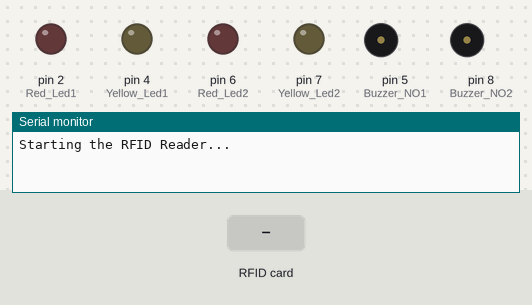
A sketch run on a simulated Arduino Uno, built with avr-gcc and run on an emulated ATmega328P. Parts: output pins drawn as LEDs (lit = HIGH), buzzer (waves = sounding, pin HIGH), the last lines printed to the serial monitor. The test bench sets the inputs (shaded band). Pins used as bus, display or sensor lines are not drawn.

Above: at 1.3 s.
1.4 s: RFID card 5E 7A 19 C4 held to the reader
At 1.55 s:
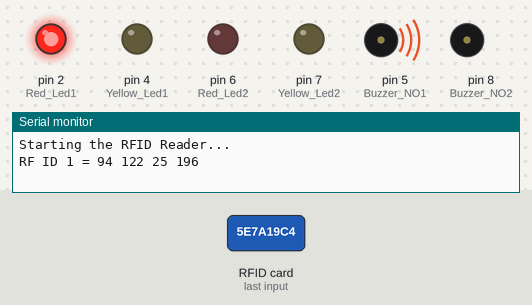
3.7 s: RFID card 5E 7A 19 C4 held to the reader
At 3.86 s:
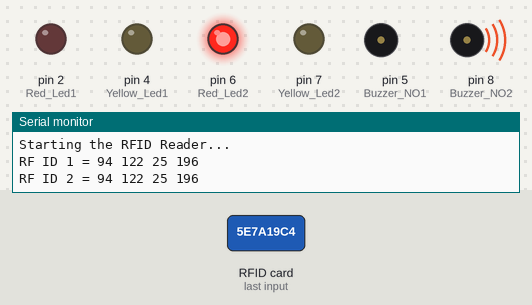
At 5.3 s:
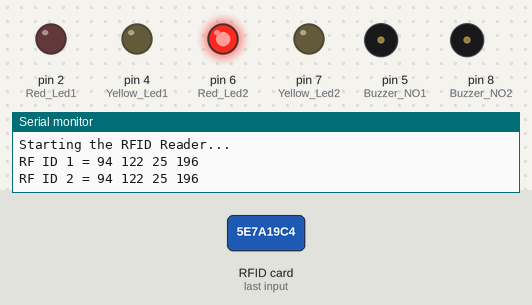
Timing chart, 0 to 7.0 s (numbered marks = the images above; inputs shaded):
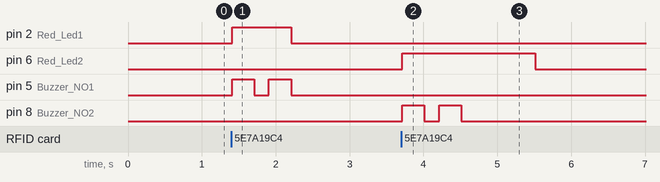

The sketch:

parking_system_code.ino
```cpp
#include <RFID.h>
#define SS1_PIN 10
#define SS2_PIN 3
#define RST_PIN 9
#define Red_Led1 2
#define Yellow_Led1 4
#define Buzzer_NO1 5
#define Red_Led2 6
#define Yellow_Led2 7
#define Buzzer_NO2 8

RFID rfid1(SS1_PIN, RST_PIN);
RFID rfid2(SS2_PIN, RST_PIN);
String rfidCard1 , rfidCard2;
void setup()
{
  Serial.begin(9600);
  Serial.println("Starting the RFID Reader...");
  SPI.begin();
  rfid1.init();
  rfid2.init();
  pinMode(Red_Led1, OUTPUT);
  pinMode(Yellow_Led1, OUTPUT);
  pinMode(Buzzer_NO1, OUTPUT);
  pinMode(Buzzer_NO2, OUTPUT);
  pinMode(Red_Led2, OUTPUT);
  pinMode(Yellow_Led2, OUTPUT);
}
void loop()
{
  if (rfid1.isCard())
  {
    if (rfid1.readCardSerial())
    {
      rfidCard1 = String(rfid1.serNum[0]) + " " + String(rfid1.serNum[1]) + " " + String(rfid1.serNum[2]) + " " + String(rfid1.serNum[3]);
      Serial.println("RF ID 1 = " + rfidCard1);
      if (rfidCard1 == "240 178 150 25")
      {

        digitalWrite(Red_Led1, LOW);
        digitalWrite(Yellow_Led1,HIGH);

        digitalWrite(Buzzer_NO1, HIGH);
        delay(500);
        digitalWrite(Buzzer_NO1, LOW);
        digitalWrite(Yellow_Led1,LOW);
        Serial.println("ATD+919960415919;");
       delay(1000);
      }
      else
      {
        digitalWrite(Red_Led1, HIGH);
        digitalWrite(Yellow_Led1, LOW);
        digitalWrite(Buzzer_NO1, HIGH);
        delay(300);
        digitalWrite(Buzzer_NO1, LOW);
        delay(200);
        digitalWrite(Buzzer_NO1, HIGH);
        delay(300);
        digitalWrite(Buzzer_NO1, LOW);
        digitalWrite(Red_Led1, LOW);
        delay(1000);
      }
    }
    rfid1.halt();
  }

  if (rfid2.isCard())
  {
    if (rfid2.readCardSerial())
    {
      rfidCard2 = String(rfid2.serNum[0]) + " " + String(rfid2.serNum[1]) + " " + String(rfid2.serNum[2]) + " " + String(rfid2.serNum[3]);
      Serial.println("RF ID 2 = " + rfidCard2);
      if (rfidCard2 == "33 94 184 38")
      {
        digitalWrite(Red_Led2, LOW);
        digitalWrite(Yellow_Led2, HIGH);
        digitalWrite(Buzzer_NO2, HIGH);
        delay(500);
        digitalWrite(Buzzer_NO2, LOW);
        digitalWrite(Yellow_Led2, LOW);
        Serial.println("ATD+919960415919;");
        delay(1000);

      }
      else
      {
        digitalWrite(Red_Led2, HIGH);
        digitalWrite(Yellow_Led2, LOW);
        digitalWrite(Buzzer_NO2, HIGH);
        delay(300);
        digitalWrite(Buzzer_NO2, LOW);
        delay(200);
        digitalWrite(Buzzer_NO2, HIGH);
        delay(300);
        digitalWrite(Buzzer_NO2, LOW);
        delay(1000);
        digitalWrite(Red_Led2, LOW);
      }
    }
    rfid2.halt();
  }
}
```

Measured:
- after the input at 1.4 s, pin 2 (Red_Led1): LOW → HIGH at once, → LOW 0.80 s later; pin 5 (Buzzer_NO1): alternates HIGH for 0.30 s and LOW for 0.20 s, 4 changes in all, then stays LOW, starting at once
- after the input at 3.7 s, pin 6 (Red_Led2): LOW → HIGH at once, → LOW 1.8 s later; pin 8 (Buzzer_NO2): alternates HIGH for 0.30 s and LOW for 0.20 s, 4 changes in all, then stays LOW, starting at once
